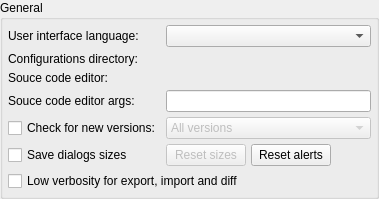
       <widget class="QGroupBox" name="general_gb">
        <property name="sizePolicy">
         <sizepolicy hsizetype="Preferred" vsizetype="Preferred">
          <horstretch>0</horstretch>
          <verstretch>0</verstretch>
         </sizepolicy>
        </property>
        <property name="maximumSize">
         <size>
          <width>700</width>
          <height>16777215</height>
         </size>
        </property>
        <property name="title">
         <string>General</string>
        </property>
        <property name="flat">
         <bool>false</bool>
        </property>
        <layout class="QGridLayout" name="general_grid">
         <property name="leftMargin">
          <number>5</number>
         </property>
         <property name="topMargin">
          <number>5</number>
         </property>
         <property name="rightMargin">
          <number>5</number>
         </property>
         <property name="bottomMargin">
          <number>5</number>
         </property>
         <property name="spacing">
          <number>5</number>
         </property>
         <item row="2" column="0">
          <widget class="QLabel" name="label_3">
           <property name="text">
            <string>Souce code editor:</string>
           </property>
          </widget>
         </item>
         <item row="4" column="0">
          <widget class="QCheckBox" name="check_update_chk">
           <property name="sizePolicy">
            <sizepolicy hsizetype="Preferred" vsizetype="Fixed">
             <horstretch>0</horstretch>
             <verstretch>0</verstretch>
            </sizepolicy>
           </property>
           <property name="toolTip">
            <string>Check if there is a new version on the server at the startup</string>
           </property>
           <property name="text">
            <string>Check for new versions:</string>
           </property>
           <property name="checked">
            <bool>false</bool>
           </property>
          </widget>
         </item>
         <item row="3" column="0">
          <widget class="QLabel" name="label_4">
           <property name="text">
            <string>Souce code editor args:</string>
           </property>
          </widget>
         </item>
         <item row="5" column="0">
          <widget class="QCheckBox" name="save_restore_geometry_chk">
           <property name="sizePolicy">
            <sizepolicy hsizetype="Preferred" vsizetype="Fixed">
             <horstretch>0</horstretch>
             <verstretch>0</verstretch>
            </sizepolicy>
           </property>
           <property name="text">
            <string>Save dialogs sizes</string>
           </property>
          </widget>
         </item>
         <item row="5" column="1">
          <layout class="QHBoxLayout" name="horizontalLayout_6">
           <item>
            <widget class="QPushButton" name="reset_sizes_btn">
             <property name="enabled">
              <bool>false</bool>
             </property>
             <property name="sizePolicy">
              <sizepolicy hsizetype="Fixed" vsizetype="Preferred">
               <horstretch>0</horstretch>
               <verstretch>0</verstretch>
              </sizepolicy>
             </property>
             <property name="maximumSize">
              <size>
               <width>16777215</width>
               <height>16777215</height>
              </size>
             </property>
             <property name="focusPolicy">
              <enum>Qt::FocusPolicy::StrongFocus</enum>
             </property>
             <property name="toolTip">
              <string>Reset the dialogs sizes and positions to their default values.</string>
             </property>
             <property name="text">
              <string>Reset sizes</string>
             </property>
             <property name="icon">
              <iconset resource="../../res/resources.qrc">
               <normaloff>:/icons/icons/resetsizes.png</normaloff>:/icons/icons/resetsizes.png</iconset>
             </property>
             <property name="iconSize">
              <size>
               <width>25</width>
               <height>25</height>
              </size>
             </property>
            </widget>
           </item>
           <item>
            <widget class="QPushButton" name="reset_alerts_choices_btn">
             <property name="enabled">
              <bool>true</bool>
             </property>
             <property name="sizePolicy">
              <sizepolicy hsizetype="Fixed" vsizetype="Preferred">
               <horstretch>0</horstretch>
               <verstretch>0</verstretch>
              </sizepolicy>
             </property>
             <property name="maximumSize">
              <size>
               <width>16777215</width>
               <height>16777215</height>
              </size>
             </property>
             <property name="focusPolicy">
              <enum>Qt::FocusPolicy::StrongFocus</enum>
             </property>
             <property name="toolTip">
              <string>&lt;p&gt;Reset alert statuses/choices regarding the unsaved models, the open SQL execution tabs, and the usage of the disambiguation convention for duplicated object names.&lt;/p&gt;</string>
             </property>
             <property name="text">
              <string>Reset alerts</string>
             </property>
             <property name="icon">
              <iconset resource="../../res/resources.qrc">
               <normaloff>:/icons/icons/resetalerts.png</normaloff>:/icons/icons/resetalerts.png</iconset>
             </property>
             <property name="iconSize">
              <size>
               <width>25</width>
               <height>25</height>
              </size>
             </property>
            </widget>
           </item>
           <item>
            <spacer name="horizontalSpacer_2">
             <property name="orientation">
              <enum>Qt::Orientation::Horizontal</enum>
             </property>
             <property name="sizeHint" stdset="0">
              <size>
               <width>40</width>
               <height>20</height>
              </size>
             </property>
            </spacer>
           </item>
          </layout>
         </item>
         <item row="1" column="0">
          <widget class="QLabel" name="label_2">
           <property name="text">
            <string>Configurations directory:</string>
           </property>
          </widget>
         </item>
         <item row="0" column="1">
          <widget class="QComboBox" name="ui_language_cmb">
           <property name="toolTip">
            <string>Overrides the default user interface language defined by the system. Requires restarting the program. &lt;strong&gt;NOTE:&lt;/strong&gt; UI translations are third party collaborations thus any typo or mistake should be reported directly to their respective maintainers.</string>
           </property>
           <property name="statusTip">
            <string/>
           </property>
           <property name="sizeAdjustPolicy">
            <enum>QComboBox::SizeAdjustPolicy::AdjustToContentsOnFirstShow</enum>
           </property>
           <property name="iconSize">
            <size>
             <width>28</width>
             <height>28</height>
            </size>
           </property>
          </widget>
         </item>
         <item row="7" column="0" colspan="2">
          <widget class="QCheckBox" name="low_verbosity_chk">
           <property name="sizePolicy">
            <sizepolicy hsizetype="Expanding" vsizetype="Fixed">
             <horstretch>0</horstretch>
             <verstretch>0</verstretch>
            </sizepolicy>
           </property>
           <property name="toolTip">
            <string>&lt;p&gt;Reduces the verbosity of the export, import and diff process causing only key info messages and errors to be displayed. This option causes less rendering operations to be performed when displaying progress messages and, as a consequence, it makes these processes run faster.&lt;/p&gt;</string>
           </property>
           <property name="statusTip">
            <string/>
           </property>
           <property name="text">
            <string>Low verbosity for export, import and diff </string>
           </property>
          </widget>
         </item>
         <item row="0" column="0">
          <widget class="QLabel" name="label_5">
           <property name="text">
            <string>User interface language:</string>
           </property>
          </widget>
         </item>
         <item row="3" column="1">
          <widget class="QLineEdit" name="source_editor_args_edt">
           <property name="toolTip">
            <string/>
           </property>
           <property name="readOnly">
            <bool>false</bool>
           </property>
           <property name="clearButtonEnabled">
            <bool>true</bool>
           </property>
          </widget>
         </item>
         <item row="4" column="1">
          <widget class="QComboBox" name="check_versions_cmb">
           <property name="enabled">
            <bool>false</bool>
           </property>
           <property name="sizePolicy">
            <sizepolicy hsizetype="Preferred" vsizetype="Fixed">
             <horstretch>0</horstretch>
             <verstretch>0</verstretch>
            </sizepolicy>
           </property>
           <property name="iconSize">
            <size>
             <width>28</width>
             <height>28</height>
            </size>
           </property>
           <item>
            <property name="text">
             <string>All versions</string>
            </property>
           </item>
           <item>
            <property name="text">
             <string>Stable and beta versions</string>
            </property>
           </item>
           <item>
            <property name="text">
             <string>Stable version only</string>
            </property>
           </item>
          </widget>
         </item>
        </layout>
       </widget>
